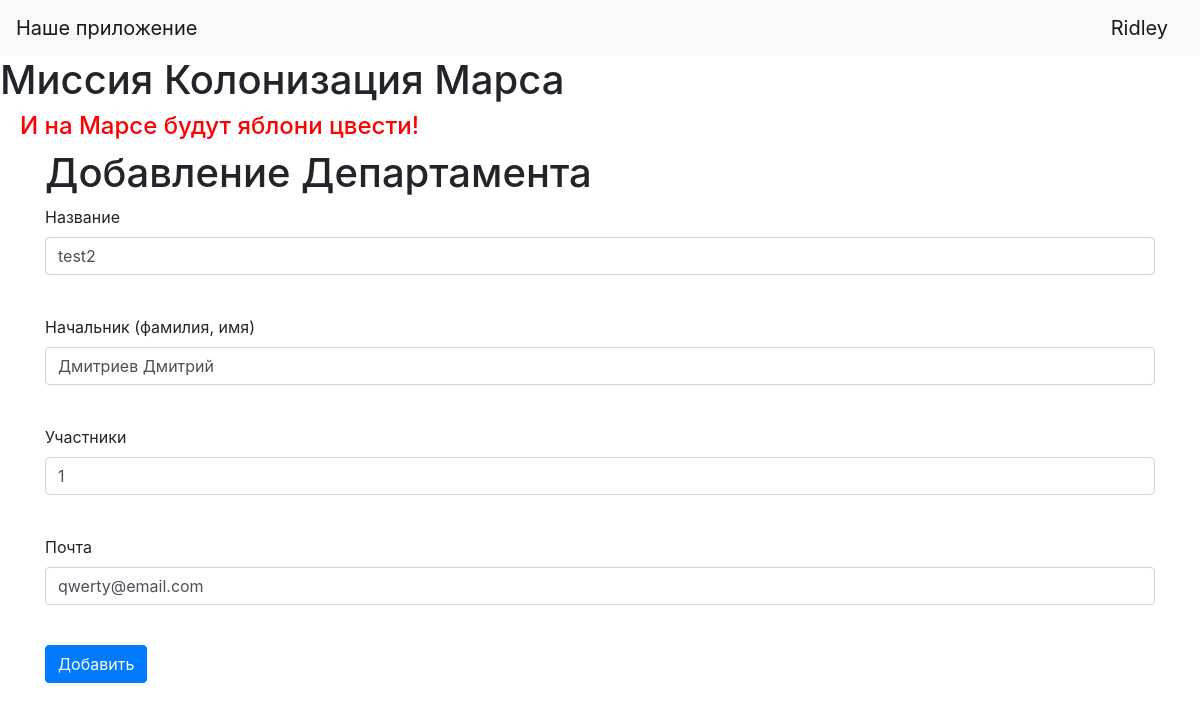
/edit_department/4 (signed in), run on the app's committed database.
### data/users.py (models this page shows, shortened)
class User(SqlAlchemyBase, UserMixin):
    __tablename__ = 'users'
    id = sqlalchemy.Column(sqlalchemy.Integer,
                           primary_key=True, autoincrement=True)
    surname = sqlalchemy.Column(sqlalchemy.String)
    name = sqlalchemy.Column(sqlalchemy.String)
    age = sqlalchemy.Column(sqlalchemy.Integer)
    position = sqlalchemy.Column(sqlalchemy.String)
    speciality = sqlalchemy.Column(sqlalchemy.String)
    address = sqlalchemy.Column(sqlalchemy.String)
    email = sqlalchemy.Column(sqlalchemy.String,
                              unique=True)
    hashed_password = sqlalchemy.Column(sqlalchemy.String)
    modified_date = sqlalchemy.Column(sqlalchemy.DateTime,
                                      default=datetime.datetime.now)
    jobs = orm.relationship("Jobs", back_populates='user')

### data/departments.py (models this page shows, shortened)
class Department(SqlAlchemyBase):
    __tablename__ = "departments"
    id = sqlalchemy.Column(sqlalchemy.Integer, primary_key=True, autoincrement=True)
    title = sqlalchemy.Column(sqlalchemy.String)
    chief = sqlalchemy.Column(sqlalchemy.Integer, sqlalchemy.ForeignKey("users.id"))
    members = sqlalchemy.Column(sqlalchemy.Integer)
    email = sqlalchemy.Column(sqlalchemy.String)
    user = orm.relationship("User")

### main.py (the view, shortened to what this page needs)
@app.route("/edit_department/<int:id>", methods=["GET", "POST"])
@login_required
def edit_departments(id):
    form = DepartmentsForm()
    if request.method == "GET":
        db_sess = db_session.create_session()
        dep = db_sess.query(Department).filter(Department.id == id).first()
        if dep:
            form.title.data = dep.title
            form.chief.data = dep.user.surname + " " + dep.user.name
            form.members.data = dep.members
            form.email.data = dep.email
        else:
            abort(404)
    return render_template('add_departments.html',
                           title='Редактирование департамента',
                           form=form, err="")

### forms/departments.py
class DepartmentsForm(FlaskForm):
    title = StringField("Название", validators=[DataRequired()])
    chief = StringField("Начальник (фамилия, имя)", validators=[DataRequired()])
    members = StringField("Участники", validators=[DataRequired()])
    email = EmailField("Почта", validators=[DataRequired()])
    submit = SubmitField("Добавить")

### data/db_session.py (called while the page is built)
def create_session() -> Session:
    global __factory
    return __factory()

### main.py (called while the page is built)
@login_manager.user_loader
def load_user(user_id):
    db_sess = db_session.create_session()
    return db_sess.query(User).get(user_id)

### templates/add_departments.html (shortened to what this page needs)
{% extends "base.html" %}
{% block content %}
<h1>Добавление Департамента</h1>
<form action="" method="post">
    <p>
        {{ form.title.label }}<br>
        {{ form.title(class="form-control") }}<br>
    </p>
    <p>
        {{ form.chief.label }}<br>
        {{ form.chief(class="form-control") }}<br>
    </p>
    <p>
        {{ form.members.label }}<br>
        {{ form.members(class="form-control") }}<br>
    </p>
    <p>
        {{ form.email.label }}<br>
        {{ form.email(class="form-control") }}<br>
    </p>
    <p>{{ form.submit(type="submit", class="btn btn-primary") }}</p>
</form>
{% endblock %}

### templates/base.html (shortened to what this page needs)
<!doctype html>
<html lang="en">
<head>
    <link rel="stylesheet"
          href="https://stackpath.bootstrapcdn.com/bootstrap/4.4.1/css/bootstrap.min.css"
>
    <link rel="stylesheet" type="text/css" href="{{url_for('static', filename='css/style.css')}}"/>
</head>
<body>
<header>
    <nav class="navbar navbar-light bg-light">
        <a class="navbar-brand" href="#">Наше приложение</a>
        {% if current_user.is_authenticated %}
        <a class="navbar-brand" href="/logout">{{ current_user.name }}</a>
        {% else %}
        <p>
            <a class="btn btn-primary " href="/register">Зарегистрироваться</a>
            <a class="btn btn-success" href="/login">Войти</a>
        </p>
        {% endif %}
    </nav>
</header>
<h1>Миссия Колонизация Марса</h1>
<h4>И на Марсе будут яблони цвести!</h4>
<main role="main" class="container">
    {% block content %}{% endblock %}
</main>
</body>

### static/css/style.css (style rules this page uses)
h4 { color: #ff0000; padding-left: 20px; }

### data on the page
User: name "Ridley"
Department: title "test2", chief "Дмитриев Дмитрий", members "1", email "qwerty@email.com"
